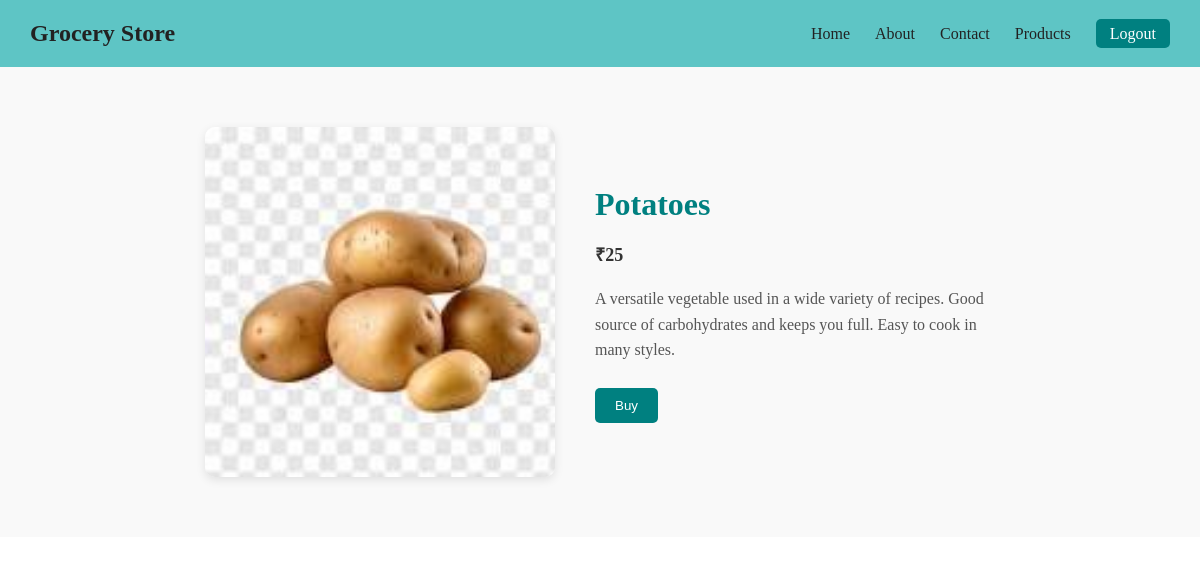
The app's page /productdetail/5 (signed in) with its own data.
### app/models.py (models this page shows, shortened)
class products(models.Model):
    product_name=models.CharField(max_length=100)
    product_price=models.IntegerField()
    product_desc=models.TextField()
    product_image=models.ImageField()

### app/views.py (the view)
# urls.py: path('productdetail/<int:id>',views.productdetail,name='productdetail'),
@login_required
def productdetail(request,id):
    b=products.objects.get(id=id)
    return render(request,'productdetail.html',{'b':b})

### app/templates/productdetail.html (shortened to what this page needs)
{% extends 'base.html' %}
{% load static %}
{% block body %}
<div class="detail">
    <img src="{{ b.product_image.url }}">
    <div class="product">
        <h1>{{ b.product_name }}</h1>
        <p class="price">₹{{ b.product_price }}</p>
        <p>{{ b.product_desc }}</p>
<form action="{% url 'buy_product' b.id %}" method="post">
    <button type="submit">Buy</button>
</form>
    </div>
</div>
{% endblock %}

### app/templates/productdetail.html (style rules this page uses)
.detail { display: flex; justify-content: center; align-items: center; gap: 40px; padding: 60px 20px; flex-wrap: wrap; background: #f9f9f9; }
.detail img { width: 350px; height: 350px; object-fit: contain; border-radius: 10px; box-shadow: 0 3px 10px rgba(0, 0, 0, 0.1); }
.product { max-width: 400px; }
.product h1 { color: #008080; margin-bottom: 10px; }
.product p { color: #555; line-height: 1.6; margin-bottom: 10px; }
.product .price { font-size: 18px; font-weight: bold; color: #333; }
.product button { margin-top: 15px; background-color: #008080; color: white; padding: 10px 20px; border: none; border-radius: 5px; cursor: pointer; transition: 0.3s; }

### records on screen
products: product_image (picture), product_name "Potatoes", product_price "25", product_desc "A versatile vegetable used in a wide variety of recipes. Good source of carbohydrates and keeps you full. Easy to cook in many styles."
